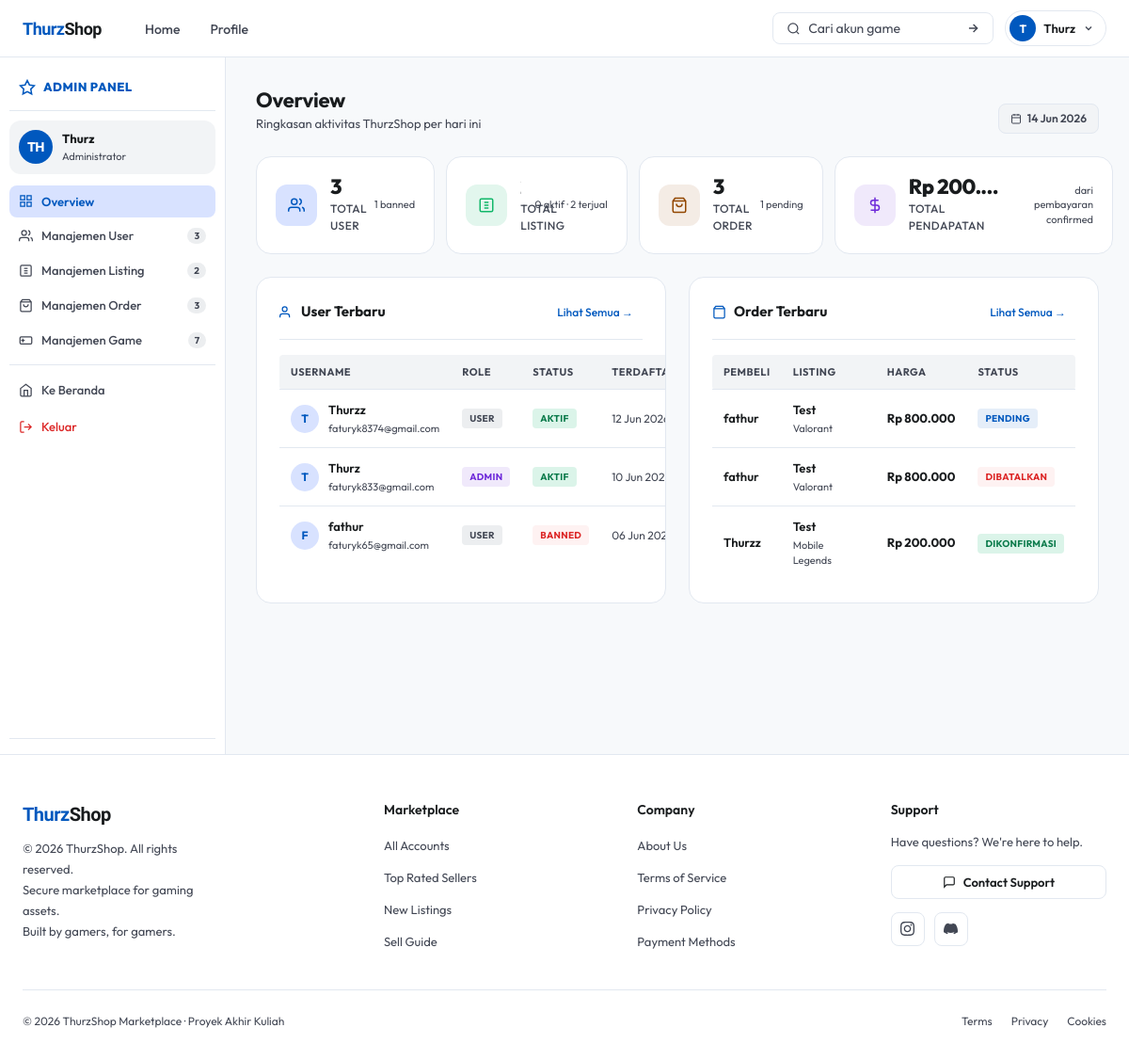
The page /pages/admin/dashboard.php (signed in) on the database its author committed.
### tables this page shows
CREATE TABLE `users` (
  `ID_User` int(11) NOT NULL,
  `username` varchar(50) NOT NULL,
  `email` varchar(100) NOT NULL,
  `password` varchar(255) NOT NULL,
  `full_name` varchar(100) DEFAULT NULL,
  `phone_number` varchar(20) DEFAULT NULL,
  `role` enum('admin','user') NOT NULL DEFAULT 'user',
  `status` enum('active','banned') NOT NULL DEFAULT 'active',
  `created_at` timestamp NOT NULL DEFAULT current_timestamp()
);

CREATE TABLE `orders` (
  `order_id` int(11) NOT NULL,
  `user_id` int(11) NOT NULL,
  `seller_id` int(11) NOT NULL DEFAULT 0,
  `listing_id` int(11) NOT NULL,
  `total_price` decimal(15,2) NOT NULL,
  `order_status` enum('pending','paid','confirmed','cancelled') NOT NULL DEFAULT 'pending',
  `created_at` timestamp NOT NULL DEFAULT current_timestamp()
);

CREATE TABLE `account_listing` (
  `listing_id` int(11) NOT NULL,
  `user_id` int(11) NOT NULL,
  `game_id` int(11) NOT NULL,
  `id` varchar(100) DEFAULT NULL,
  `title` varchar(150) NOT NULL,
  `description` text DEFAULT NULL,
  `server` varchar(255) DEFAULT NULL,
  `image_url` varchar(255) DEFAULT NULL,
  `price` decimal(15,2) NOT NULL,
  `level` int(11) DEFAULT NULL,
  `rank` varchar(50) DEFAULT NULL,
  `account_login_type` varchar(50) DEFAULT NULL,
  `status` enum('ready','sold') NOT NULL DEFAULT 'ready',
  `created_at` timestamp NOT NULL DEFAULT current_timestamp(),
  `updated_at` timestamp NOT NULL DEFAULT current_timestamp() ON UPDATE current_timestamp()
);

CREATE TABLE `games` (
  `id` int(11) NOT NULL,
  `name` varchar(100) NOT NULL,
  `image_url` text NOT NULL,
  `genre` varchar(50) NOT NULL,
  `platform` varchar(50) NOT NULL,
  `listing_count` int(11) NOT NULL DEFAULT 0,
  `created_at` timestamp NOT NULL DEFAULT current_timestamp()
);

CREATE TABLE `payment` (
  `payment_id` int(11) NOT NULL,
  `order_id` int(11) NOT NULL,
  `amount` decimal(15,2) NOT NULL,
  `payment_method` varchar(50) DEFAULT NULL,
  `payment_status` varchar(50) NOT NULL DEFAULT 'pending',
  `payment_proof` varchar(255) DEFAULT NULL,
  `paid_at` timestamp NULL DEFAULT NULL,
  `updated_at` timestamp NOT NULL DEFAULT current_timestamp() ON UPDATE current_timestamp()
);

### pages/admin/dashboard.php (the view, shortened to what this page needs)
<?php
include '../../includes/db.php';
include '../../includes/header.php';
$total_users    = mysqli_fetch_assoc(mysqli_query($conn, "SELECT COUNT(*) AS c FROM users"))['c'];
$total_listings = mysqli_fetch_assoc(mysqli_query($conn, "SELECT COUNT(*) AS c FROM account_listing"))['c'];
$total_orders   = mysqli_fetch_assoc(mysqli_query($conn, "SELECT COUNT(*) AS c FROM orders"))['c'];
$total_revenue  = (float) mysqli_fetch_assoc(mysqli_query($conn, "SELECT COALESCE(SUM(amount),0) AS s FROM payment WHERE payment_status='confirmed'"))['s'];
$active_listings = mysqli_fetch_assoc(mysqli_query($conn, "SELECT COUNT(*) AS c FROM account_listing WHERE status='ready'"))['c'];
$sold_listings   = mysqli_fetch_assoc(mysqli_query($conn, "SELECT COUNT(*) AS c FROM account_listing WHERE status='sold'"))['c'];
$pending_orders  = mysqli_fetch_assoc(mysqli_query($conn, "SELECT COUNT(*) AS c FROM orders WHERE order_status='pending'"))['c'];
$banned_users    = mysqli_fetch_assoc(mysqli_query($conn, "SELECT COUNT(*) AS c FROM users WHERE status='banned'"))['c'];
$recent_users = mysqli_fetch_all(mysqli_query($conn,
    "SELECT ID_User, username, email, role, status, created_at FROM users ORDER BY created_at DESC LIMIT 10"
), MYSQLI_ASSOC);
$recent_orders = mysqli_fetch_all(mysqli_query($conn,
    "SELECT o.*, u.username AS buyer, al.title AS listing_title, g.name AS game_name,
            p.payment_status, p.payment_method, p.paid_at
     FROM orders o
     JOIN users u ON o.user_id = u.ID_User
     JOIN account_listing al ON o.listing_id = al.listing_id
     JOIN games g ON al.game_id = g.id
     LEFT JOIN payment p ON o.order_id = p.order_id
     ORDER BY o.created_at DESC LIMIT 10"
), MYSQLI_ASSOC);
$all_games = mysqli_fetch_all(mysqli_query($conn,
    "SELECT g.*, COUNT(al.listing_id) AS listing_count
     FROM games g
     LEFT JOIN account_listing al ON g.id = al.game_id
     GROUP BY g.id
     ORDER BY g.name ASC"
), MYSQLI_ASSOC);
function rupiah(float $n): string {
    return 'Rp ' . number_format($n, 0, ',', '.');
}
function order_badge(string $s): string {
    return match($s) {
        'confirmed' => '<span class="adm-badge adm-badge--confirmed">Dikonfirmasi</span>',
        'paid'      => '<span class="adm-badge adm-badge--paid">Dibayar</span>',
        'cancelled' => '<span class="adm-badge adm-badge--cancelled">Dibatalkan</span>',
        default     => '<span class="adm-badge adm-badge--pending">Pending</span>',
    };
}
function user_badge(string $s): string {
    return match($s) {
        'banned' => '<span class="adm-badge adm-badge--cancelled">Banned</span>',
        default  => '<span class="adm-badge adm-badge--confirmed">Aktif</span>',
    };
}
function role_badge(string $r): string {
    return match($r) {
        'admin' => '<span class="adm-badge adm-badge--admin">Admin</span>',
        default => '<span class="adm-badge adm-badge--user">User</span>',
    };
}
$admin_name = htmlspecialchars($_SESSION['user']['username']);
?>
<link rel="stylesheet" href="<?php echo $base_url; ?>assets/page/css/admindashboard.css" />
<div class="adm-wrapper">
  <aside class="adm-sidebar">
    <div class="adm-sidebar-brand">
      <svg width="18" height="18" fill="none" stroke="currentColor" stroke-width="2" viewBox="0 0 24 24">
        <path d="M12 2l3.09 6.26L22 9.27l-5 4.87 1.18 6.88L12 17.77l-6.18 3.25L7 14.14 2 9.27l6.91-1.01L12 2z"/>
      </svg>
      Admin Panel
    </div>
    <div class="adm-sidebar-admin">
      <div class="adm-sidebar-avatar"><?php echo strtoupper(mb_substr($admin_name, 0, 2)); ?></div>
      <div>
        <div class="adm-sidebar-name"><?php echo $admin_name; ?></div>
        <div class="adm-sidebar-role">Administrator</div>
      </div>
    </div>
    <nav class="adm-nav" aria-label="Admin menu">
      <button class="adm-nav-item active" data-panel="overview">
        <svg width="15" height="15" fill="none" stroke="currentColor" stroke-width="2" viewBox="0 0 24 24"><rect x="3" y="3" width="7" height="7"/><rect x="14" y="3" width="7" height="7"/><rect x="14" y="14" width="7" height="7"/><rect x="3" y="14" width="7" height="7"/></svg>
        Overview
      </button>
      <button class="adm-nav-item" data-panel="users">
        <svg width="15" height="15" fill="none" stroke="currentColor" stroke-width="2" viewBox="0 0 24 24"><path d="M17 21v-2a4 4 0 0 0-4-4H5a4 4 0 0 0-4 4v2"/><circle cx="9" cy="7" r="4"/><path d="M23 21v-2a4 4 0 0 0-3-3.87"/><path d="M16 3.13a4 4 0 0 1 0 7.75"/></svg>
        Manajemen User
        <span class="adm-nav-badge"><?php echo $total_users; ?></span>
      </button>
      <button class="adm-nav-item" data-panel="listings">
        <svg width="15" height="15" fill="none" stroke="currentColor" stroke-width="2" viewBox="0 0 24 24"><path d="M9 12h6M9 16h6M9 8h6M5 3h14a2 2 0 0 1 2 2v14a2 2 0 0 1-2 2H5a2 2 0 0 1-2-2V5a2 2 0 0 1 2-2z"/></svg>
        Manajemen Listing
        <span class="adm-nav-badge"><?php echo $total_listings; ?></span>
      </button>
      <button class="adm-nav-item" data-panel="orders">
        <svg width="15" height="15" fill="none" stroke="currentColor" stroke-width="2" viewBox="0 0 24 24"><path d="M6 2L3 6v14a2 2 0 0 0 2 2h14a2 2 0 0 0 2-2V6l-3-4z"/><line x1="3" y1="6" x2="21" y2="6"/><path d="M16 10a4 4 0 0 1-8 0"/></svg>
        Manajemen Order
        <span class="adm-nav-badge"><?php echo $total_orders; ?></span>
      </button>
      <button class="adm-nav-item" data-panel="games">
        <svg width="15" height="15" fill="none" stroke="currentColor" stroke-width="2" viewBox="0 0 24 24"><rect x="2" y="6" width="20" height="12" rx="2"/><path d="M12 12h.01M7 12h.01M17 12h.01M7 9v6M10 12H4"/></svg>
        Manajemen Game
        <span class="adm-nav-badge"><?php echo count($all_games); ?></span>
      </button>
      <hr class="adm-nav-divider">
      <a href="<?php echo $base_url; ?>index.php" class="adm-nav-item">
        <svg width="15" height="15" fill="none" stroke="currentColor" stroke-width="2" viewBox="0 0 24 24"><path d="M3 9l9-7 9 7v11a2 2 0 0 1-2 2H5a2 2 0 0 1-2-2z"/><polyline points="9 22 9 12 15 12 15 22"/></svg>
        Ke Beranda
      </a>
      <a href="<?php echo $base_url; ?>pages/logout.php" class="adm-nav-item adm-nav-item--danger">
        <svg width="15" height="15" fill="none" stroke="currentColor" stroke-width="2" viewBox="0 0 24 24"><path d="M9 21H5a2 2 0 0 1-2-2V5a2 2 0 0 1 2-2h4M16 17l5-5-5-5M21 12H9"/></svg>
        Keluar
      </a>
    </nav>
  </aside>
  <main class="adm-main">
    <section id="panel-overview" class="adm-panel active">
      <div class="adm-page-header">
        <div>
          <h2 class="adm-page-title">Overview</h2>
          <p class="adm-page-sub">Ringkasan aktivitas ThurzShop per hari ini</p>
        </div>
        <div class="adm-page-header-right">
          <span class="adm-date-badge">
            <svg width="12" height="12" fill="none" stroke="currentColor" stroke-width="2" viewBox="0 0 24 24"><rect x="3" y="4" width="18" height="18" rx="2"/><line x1="16" y1="2" x2="16" y2="6"/><line x1="8" y1="2" x2="8" y2="6"/><line x1="3" y1="10" x2="21" y2="10"/></svg>
            <?php echo date('d M Y'); ?>
          </span>
        </div>
      </div>
      <div class="adm-stats">
        <div class="adm-stat">
          <div class="adm-stat-icon blue">
            <svg width="18" height="18" fill="none" stroke="currentColor" stroke-width="2" viewBox="0 0 24 24"><path d="M17 21v-2a4 4 0 0 0-4-4H5a4 4 0 0 0-4 4v2"/><circle cx="9" cy="7" r="4"/><path d="M23 21v-2a4 4 0 0 0-3-3.87M16 3.13a4 4 0 0 1 0 7.75"/></svg>
          </div>
          <div class="adm-stat-body">
            <div class="adm-stat-value"><?php echo $total_users; ?></div>
            <div class="adm-stat-label">Total User</div>
          </div>
          <div class="adm-stat-sub"><?php echo $banned_users; ?> banned</div>
        </div>
        <div class="adm-stat">
          <div class="adm-stat-icon green">
            <svg width="18" height="18" fill="none" stroke="currentColor" stroke-width="2" viewBox="0 0 24 24"><path d="M9 12h6M9 16h6M9 8h6M5 3h14a2 2 0 0 1 2 2v14a2 2 0 0 1-2 2H5a2 2 0 0 1-2-2V5a2 2 0 0 1 2-2z"/></svg>
          </div>
          <div class="adm-stat-body">
            <div class="adm-stat-label">Total Listing</div>
          </div>
          <div class="adm-stat-sub"><?php echo $active_listings; ?> aktif · <?php echo $sold_listings; ?> terjual</div>
        </div>
        <div class="adm-stat">
          <div class="adm-stat-icon orange">
            <svg width="18" height="18" fill="none" stroke="currentColor" stroke-width="2" viewBox="0 0 24 24"><path d="M6 2L3 6v14a2 2 0 0 0 2 2h14a2 2 0 0 0 2-2V6l-3-4z"/><line x1="3" y1="6" x2="21" y2="6"/><path d="M16 10a4 4 0 0 1-8 0"/></svg>
          </div>
          <div class="adm-stat-body">
            <div class="adm-stat-value"><?php echo $total_orders; ?></div>
            <div class="adm-stat-label">Total Order</div>
          </div>
          <div class="adm-stat-sub"><?php echo $pending_orders; ?> pending</div>
        </div>
        <div class="adm-stat">
          <div class="adm-stat-icon purple">
            <svg width="18" height="18" fill="none" stroke="currentColor" stroke-width="2" viewBox="0 0 24 24"><line x1="12" y1="1" x2="12" y2="23"/><path d="M17 5H9.5a3.5 3.5 0 0 0 0 7h5a3.5 3.5 0 0 1 0 7H6"/></svg>
          </div>
          <div class="adm-stat-body">
            <div class="adm-stat-value"><?php echo rupiah($total_revenue); ?></div>
            <div class="adm-stat-label">Total Pendapatan</div>
          </div>
          <div class="adm-stat-sub">dari pembayaran confirmed</div>
        </div>
      </div>
      <div class="adm-two-col">
        <div class="adm-card">
          <div class="adm-card-header">
            <span class="adm-card-title">
              <svg width="15" height="15" fill="none" stroke="currentColor" stroke-width="2" viewBox="0 0 24 24"><path d="M17 21v-2a4 4 0 0 0-4-4H5a4 4 0 0 0-4 4v2"/><circle cx="9" cy="7" r="4"/></svg>
              User Terbaru
            </span>
            <button class="adm-nav-item adm-link-btn" data-panel="users">Lihat Semua →</button>
          </div>
          <div class="adm-table-wrap">
            <table class="adm-table">
              <thead>
                <tr><th>Username</th><th>Role</th><th>Status</th><th>Terdaftar</th></tr>
              </thead>
              <tbody>
                <?php foreach ($recent_users as $u): ?>
                <tr>
                  <td>
                    <div class="adm-user-cell">
                      <div class="adm-mini-avatar"><?php echo strtoupper(mb_substr($u['username'],0,1)); ?></div>
                      <div>
                        <div class="adm-cell-name"><?php echo htmlspecialchars($u['username']); ?></div>
                        <div class="adm-cell-sub"><?php echo htmlspecialchars($u['email']); ?></div>
                      </div>
                    </div>
                  </td>
                  <td><?php echo role_badge($u['role']); ?></td>
                  <td><?php echo user_badge($u['status']); ?></td>
                  <td class="adm-cell-muted"><?php echo date('d M Y', strtotime($u['created_at'])); ?></td>
                </tr>
                <?php endforeach; ?>
              </tbody>
            </table>
          </div>
        </div>
        <div class="adm-card">
          <div class="adm-card-header">
            <span class="adm-card-title">
              <svg width="15" height="15" fill="none" stroke="currentColor" stroke-width="2" viewBox="0 0 24 24"><path d="M6 2L3 6v14a2 2 0 0 0 2 2h14a2 2 0 0 0 2-2V6l-3-4z"/><line x1="3" y1="6" x2="21" y2="6"/></svg>
              Order Terbaru
            </span>
            <button class="adm-nav-item adm-link-btn" data-panel="orders">Lihat Semua →</button>
          </div>
          <div class="adm-table-wrap">
            <table class="adm-table">
              <thead>
                <tr><th>Pembeli</th><th>Listing</th><th>Harga</th><th>Status</th></tr>
              </thead>
              <tbody>
                <?php foreach ($recent_orders as $o): ?>
                <tr>
                  <td class="adm-cell-name"><?php echo htmlspecialchars($o['buyer']); ?></td>
                  <td>
                    <div class="adm-cell-name"><?php echo htmlspecialchars(mb_strimwidth($o['listing_title'],0,28,'…')); ?></div>
                    <div class="adm-cell-sub"><?php echo htmlspecialchars($o['game_name']); ?></div>
                  </td>
                  <td class="adm-cell-price"><?php echo rupiah((float)$o['total_price']); ?></td>
                  <td><?php echo order_badge($o['payment_status'] ?? $o['order_status']); ?></td>
                </tr>
                <?php endforeach; ?>
              </tbody>
            </table>
          </div>
        </div>
      </div>
    </section>
  </main>
</div>
<?php include '../../includes/footer.php'; ?>

### assets/style.css (style rules this page uses)
*, *::before, *::after { box-sizing: border-box; margin: 0; padding: 0; }
:root { --white: #ffffff; --bg: #f7f9fb; --bg2: #f2f4f6; --bg3: #eceef0; --border: #e2e8f0; --border-strong: #c2c6d6; --card-bg: #ffffff; --text: #191c1e; --muted: #424754; --blue: #0058be; --blue-dk: #004395; --blue-lt: #d8e2ff; --blue-container: #2170e4; --green: #12b76a; --orange: #924700; --shadow: 0px 4px 12px rgba(0, 0, 0, 0.05); --shadow-lg: 0px 20px 25px rgba(0, 0, 0, 0.10); --radius-sm: 0.25rem; --radius: 0.5rem; --radius-md: 0.75rem; --radius-lg: 1rem; --radius-xl: 1.5rem; --radius-full: 9999px; --space-1: 8px; --space-2: 16px; --space-3: 24px; --space-4: 32px; --space-5: 40px; --space-6: 48px; --space-7: 56px; --space-8: 64px; --container: 1280px; --gutter: 24px; }
html { scroll-behavior: smooth; }
body { font-family: 'Outfit', sans-serif; background: var(--bg); color: var(--text); font-size: 16px; line-height: 1.5; -webkit-font-smoothing: antialiased; }
a { text-decoration: none; color: inherit; }
h2 { font-family: 'Outfit', sans-serif; font-size: clamp(22px, 3vw, 30px); font-weight: 700; line-height: 1.25; letter-spacing: -0.01em; color: var(--text); }

### includes/header.php (style rules this page uses)
nav { position: sticky; top: 0; z-index: 100; background: rgba(255, 255, 255, 0.92); backdrop-filter: blur(12px); border-bottom: 1px solid var(--border); }

### rows shown on the page
users: username "T", username "Thurzz", email "faturyk8374@gmail.com", role "USER", status "AKTIF", created_at "12 Jun…"
users: username "T", username "Thurz", email "faturyk833@gmail.com", role "ADMIN", status "AKTIF", created_at "10 Jun…"
users: username "F", username "fathur", email "faturyk65@gmail.com", role "USER", status "BANNED", created_at "06 Jun…"
orders: user.username "fathur", listing.title "Test", games.name "Valorant", total_price "Rp 800.000", payment.payment_status "PENDING"
orders: user.username "fathur", listing.title "Test", games.name "Valorant", total_price "Rp 800.000", payment.payment_status "DIBATALKAN"
orders: user.username "Thurzz", listing.title "Test", games.name "Mobile Legends", total_price "Rp 200.000", payment.payment_status "DIKONFIRMASI"

### other values the page prints
$nav_initial "T"
$nav_username "Thurz"
mb_substr($admin_name, 0, 2) "TH"
$admin_name "Thurz"
$total_users "3"
$total_listings "2"
$total_orders "3"
count($all_games) "7"
$banned_users "1"
$active_listings "0"
$sold_listings "2"
$pending_orders "1"
rupiah($total_revenue) "Rp 200.…"
